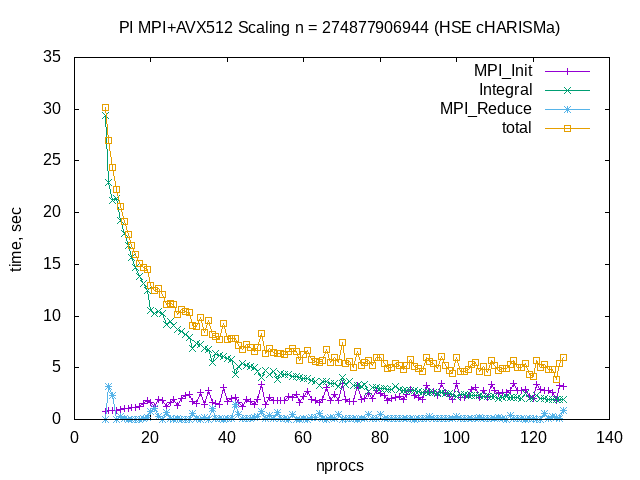

Generate this figure with gnuplot:
set terminal png enhanced notransparent
set output 'pi_hse_test_2.png'
set title 'PI MPI+AVX512 Scaling n = 274877906944 (HSE cHARISMa)'
set xlabel 'nprocs'
set ylabel 'time, sec'
plot 'pi_hse_test_2.csv' using 2:3 with linespoints title 'MPI\_Init', 'pi_hse_test_2.csv' using 2:4 with linespoints title 'Integral', 'pi_hse_test_2.csv' using 2:5 with linespoints title 'MPI\_Reduce', 'pi_hse_test_2.csv' using 2:6 with linespoints title 'total'

